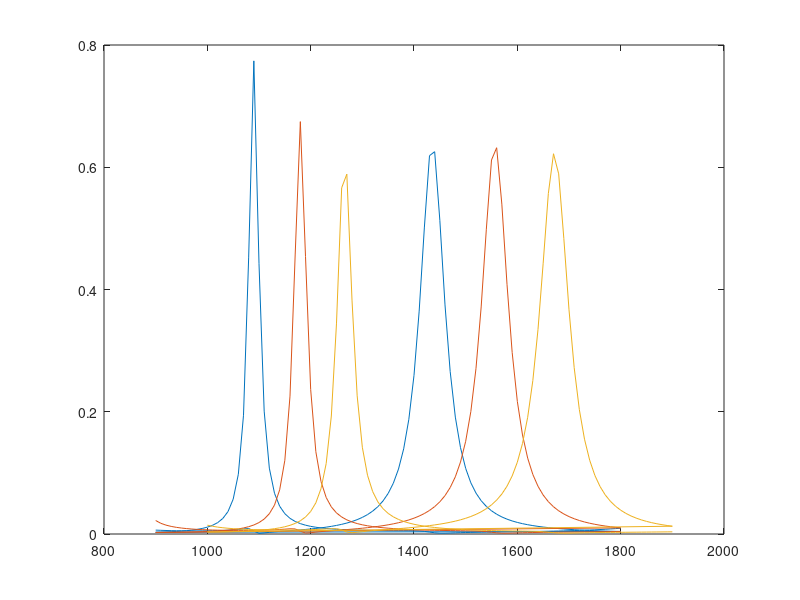

Write the MATLAB code that produced this figure.
clc;
clear all;
x=[% Model:              2.mph
% Version:            COMSOL 6.3.0.290
% Date:               Dec 20 2025, 13:47
% Dimension:          1
% Nodes:              182
% Expressions:        1
% Description:        Global
% Operating waveglength (nm) , 
900                          0.006365823799249632
910                          0.006018395224019688
920                          0.005744496582258035
930                          0.005532091593072045
940                          0.00537197379708348
949.9999999999999            0.005257218099792433
960                          0.005182785681752823
969.9999999999999            0.005145274229530167
980                          0.005142813459450679
989.9999999999999            0.005176044969136612
1000                         0.00525087576746666
1010                         0.005373057978783783
1019.9999999999999           0.005551757659705824
1030                         0.00580224061490985
1039.9999999999998           0.006150206929917235
1050                         0.0066397246065062225
1060                         0.007343817645580367
1070                         0.008330968982409563
1080                         0.008999591081438326
1090                         0.00486644568576553
1100                         0.001050893247331104
1110                         0.0017202459658669867
1120                         0.002733326190286187
1129.9999999999998           0.003559696098473052
1140                         0.004252680287582914
1149.9999999999998           0.004878582099566668
1160                         0.005482289105930407
1169.9999999999998           0.006094828866034716
1180                         0.006740090653905142
1190                         0.007438908701200135
1200                         0.008211614651564992
1210                         0.009079856128594741
1220                         0.010067757295880721
1230                         0.011199694662440073
1239.9999999999998           0.01250661358168114
1250                         0.014027593627652475
1259.9999999999998           0.015811844831751444
1270                         0.017922394323859833
1279.9999999999998           0.020441272767843705
1290                         0.023476983172728713
1300                         0.02717549148824235
1310                         0.0317367525205865
1320                         0.03744012041193814
1330                         0.04468434176311288
1340                         0.0540520271744244
1349.9999999999998           0.06641605581309172
1360                         0.08311879061831996
1369.9999999999998           0.10627715077565753
1380                         0.13929378710709647
1389.9999999999998           0.1876361658280173
1400                         0.2595880976358097
1409.9999999999998           0.36465979337832544
1420                         0.5007544623185526
1430                         0.618968076005015
1440                         0.6254628246029131
1450                         0.5131878445148988
1459.9999999999998           0.37483260939210494
1470                         0.26594692882520565
1479.9999999999998           0.19122548546416251
1490                         0.14124853103693905
1499.9999999999998           0.10735604784898545
1510                         0.08376705372627508
1519.9999999999998           0.06688420698122588
1530                         0.05447851436796636
1540                         0.04514422596872005
1550                         0.037972611728901845
1560                         0.03236073784381499
1569.9999999999998           0.027898385514788772
1580                         0.0242998535457714
1589.9999999999998           0.021361860993666566
1600                         0.018936933273562193
1609.9999999999998           0.016916183167251686
1620                         0.015208403824795665
1629.9999999999998           0.013745175980524929
1640                         0.012482418474990311
1650                         0.011385514881957796
1660                         0.010426986409094544
1670                         0.00958480287572222
1679.9999999999998           0.008841140360150058
1690                         0.008181456042488613
1699.9999999999998           0.007593791327185104
1710                         0.007068241301113665
1719.9999999999998           0.0065965468041471655
1730                         0.00617177786393284
1739.9999999999998           0.005788085901963073
1750                         0.005440508197487425
1759.9999999999998           0.005124812415304479
1770                         0.004837372106011491
1780                         0.004575066338138478
1789.9999999999998           0.004335198269976376
1800                         0.004115428686209469
900                          0.0028694998693072826
910                          0.0031060527463485873
920                          0.003395304301189954
930                          0.003751247503336158
940                          0.004192393500010132
949.9999999999999            0.004744006299895235
960                          0.005441519171435068
969.9999999999999            0.006336005374875336
980                          0.007503315017416492
989.9999999999999            0.009060045889503364
1000                         0.011191254147170399
1010                         0.014202062780720765
1019.9999999999999           0.01862506218166749
1030                         0.025453433955352395
1039.9999999999998           0.03669921361706208
1050                         0.0568935099538961
1060                         0.09771758745420488
1070                         0.19435402441604974
1080                         0.45298261092677145
1090                         0.7740475880735778
1100                         0.4421904472242737
1110                         0.20100019853981954
1120                         0.10775138588064029
1129.9999999999998           0.06659563507015098
1140                         0.04543427624993247
1149.9999999999998           0.03324244174137682
1160                         0.025611286888931186
1169.9999999999998           0.020531086828724274
1180                         0.01698673388715422
1190                         0.01442255642416205
1200                         0.012514271486340699
1210                         0.011062580921688853
1220                         0.00993909967420412
1230                         0.009052929004869367
1239.9999999999998           0.008343663219431606
1250                         0.007769934368099889
1259.9999999999998           0.007302129863707271
1270                         0.006918622706844872
1279.9999999999998           0.006603347357883868
1290                         0.00634419869208417
1300                         0.006131947304556874
1310                         0.005959483394522173
1320                         0.005821266810395131
1330                         0.005712892750093285
1340                         0.0056306871991185625
1349.9999999999998           0.005571216102888377
1360                         0.005530497927362902
1369.9999999999998           0.005502472548478011
1380                         0.0054757127214168115
1389.9999999999998           0.005426082013751128
1400                         0.0053007031439298285
1409.9999999999998           0.004989379706057534
1420                         0.004309930421860073
1430                         0.0031676922658255588
1440                         0.0019762171509764147
1450                         0.001383541205413559
1459.9999999999998           0.0013895440505551932
1470                         0.0016459525193640372
1479.9999999999998           0.0019414333517065049
1490                         0.002206704913903019
1499.9999999999998           0.002430405051649722
1510                         0.0026179589136749257
1519.9999999999998           0.0027778053350754842
1530                         0.002917609443051079
1540                         0.0030435624255356736
1550                         0.0031605199896800255
1560                         0.00327230287945373
1569.9999999999998           0.003381975288840891
1580                         0.0034920647203859935
1589.9999999999998           0.0036047274534782474
1600                         0.003721872076858184
1609.9999999999998           0.003845252843825478
1620                         0.0039755142847439865
1629.9999999999998           0.004113021746406657
1640                         0.004259054354348504
1650                         0.004414938266223146
1660                         0.004582079957099793
1670                         0.004761999304666221
1679.9999999999998           0.004956364163782474
1690                         0.00516702804223435
1699.9999999999998           0.005396072548399667
1710                         0.005645856459922383
1719.9999999999998           0.005919073578181295
1730                         0.006218822001983675
1739.9999999999998           0.006548688114588996
1750                         0.006912849488681325
1759.9999999999998           0.00731620215958531
1770                         0.007764519422245556
1780                         0.008264651652636703
1789.9999999999998           0.008824779903039991
1800                         0.009454740561129132
];
y=[% Model:              3.mph
% Version:            COMSOL 6.3.0.290
% Date:               Dec 20 2025, 13:48
% Dimension:          1
% Nodes:              182
% Expressions:        1
% Description:        Global
% Operating waveglength (nm) , 
900                          0.02206331030257099
910                          0.017509921291722876
920                          0.01451901887397179
930                          0.012427271501530847
940                          0.010898740626548857
949.9999999999999            0.009745308740240249
960                          0.008853543547778014
969.9999999999999            0.008151081144399195
980                          0.007589676021205419
989.9999999999999            0.00713759420379642
1000                         0.006777801471424214
1010                         0.006494120716375119
1019.9999999999999           0.006274241286030915
1030                         0.006109178529162514
1039.9999999999998           0.005992472310445259
1050                         0.005919675974292369
1060                         0.005888056214474344
1070                         0.005896466352485535
1080                         0.005945389203558178
1090                         0.006037013020877847
1100                         0.0061708878641239815
1110                         0.006353534654848115
1120                         0.006598741843580654
1129.9999999999998           0.006926833059917058
1140                         0.007365973935136137
1149.9999999999998           0.00794062838912215
1160                         0.008562950433189652
1169.9999999999998           0.00832557273202186
1180                         0.00455772042832389
1190                         0.001638698480763146
1200                         0.0021166754259569383
1210                         0.0030964810453322114
1220                         0.00395145924497948
1230                         0.004682580071631338
1239.9999999999998           0.005343078447487308
1250                         0.0059740049329411885
1259.9999999999998           0.006603871143055235
1270                         0.0072534792505157646
1279.9999999999998           0.007939436129731326
1290                         0.008676377766807337
1300                         0.00947842885888702
1310                         0.010360266511153838
1320                         0.01133801525491209
1330                         0.012430122198632959
1340                         0.013658327050189701
1349.9999999999998           0.015048836764988463
1360                         0.016633832297761105
1369.9999999999998           0.018453476088610782
1380                         0.020558660795548984
1389.9999999999998           0.023014857982017595
1400                         0.02590755049779538
1409.9999999999998           0.029350321856551256
1420                         0.033496370166320816
1430                         0.03855485009731485
1440                         0.044816523807612696
1450                         0.05269369548407147
1459.9999999999998           0.06278364052353479
1470                         0.0759713145682808
1479.9999999999998           0.09359804775617522
1490                         0.11773890228528096
1499.9999999999998           0.15164384535628045
1510                         0.2003498662354705
1519.9999999999998           0.2710966437903845
1530                         0.3715034807357321
1540                         0.49865799396137306
1550                         0.6119058806400013
1560                         0.6319615831615198
1569.9999999999998           0.5396921421317467
1580                         0.408542595493976
1589.9999999999998           0.29698424543379204
1600                         0.21692846413743716
1609.9999999999998           0.16202038944902053
1620                         0.12413599696992972
1629.9999999999998           0.09739389879482574
1640                         0.07806334726707911
1650                         0.06375352818699667
1660                         0.05292298097796681
1670                         0.044559990594618425
1679.9999999999998           0.037985975244929665
1690                         0.032735554616905964
1699.9999999999998           0.02848265825284727
1710                         0.02499420446764717
1719.9999999999998           0.022100477595313372
1730                         0.01967579301520861
1739.9999999999998           0.017625623369582608
1750                         0.015877863031812142
1759.9999999999998           0.014376794298087888
1770                         0.013078850045444698
1780                         0.01194959176860804
1789.9999999999998           0.010961523330895307
1800                         0.010092488162552005
900                          0.0025042351431666093
910                          0.0026035268090342065
920                          0.002681246528424393
930                          0.0027597991340653585
940                          0.002851273280039865
949.9999999999999            0.0029633043475482774
960                          0.003101809986497755
969.9999999999999            0.003272430361348306
980                          0.0034814395936709134
989.9999999999999            0.0037368097201314144
1000                         0.004049937156057076
1010                         0.004434502688069731
1019.9999999999999           0.004908485994306415
1030                         0.005496171597154405
1039.9999999999998           0.006230962036996911
1050                         0.007159722944427644
1060                         0.008349705566416185
1070                         0.00989995001946544
1080                         0.011960788213680332
1090                         0.014768469476669857
1100                         0.01870369868065279
1110                         0.02443032519234044
1120                         0.033173483583036185
1129.9999999999998           0.04735987222225635
1140                         0.07225767394150903
1149.9999999999998           0.12057612854706942
1160                         0.22560875530725394
1169.9999999999998           0.45649657997998294
1180                         0.6746476173674382
1190                         0.4539968029289899
1200                         0.236435010913837
1210                         0.1346829378833082
1220                         0.08591828898849274
1230                         0.05976782981478194
1239.9999999999998           0.04431623332433508
1250                         0.03447331424373109
1259.9999999999998           0.02782657774054471
1270                         0.02312725565276951
1279.9999999999998           0.019680154086559203
1290                         0.017074417770713435
1300                         0.015054915542372307
1310                         0.013456513697808105
1320                         0.012168510352578864
1330                         0.011114428755270904
1340                         0.010240045617982953
1349.9999999999998           0.009506036208972323
1360                         0.008883310300085365
1369.9999999999998           0.008349970855346549
1380                         0.007889281157619398
1389.9999999999998           0.00748827536490827
1400                         0.007136772036967721
1409.9999999999998           0.00682739003410722
1420                         0.006554937037647747
1430                         0.006315183096111996
1440                         0.0061045996643967265
1450                         0.005920130446468886
1459.9999999999998           0.00575891416310954
1470                         0.005617869544949753
1479.9999999999998           0.005492965372621606
1490                         0.005377805147896669
1499.9999999999998           0.005260739909563327
1510                         0.005118909830297518
1519.9999999999998           0.004906595917314534
1530                         0.004537602109142488
1540                         0.0038861102185387725
1550                         0.002908727453803025
1560                         0.0019146904640767297
1569.9999999999998           0.0013873603561407111
1580                         0.0013636458059700389
1589.9999999999998           0.0015752159078128282
1600                         0.0018334527261557095
1609.9999999999998           0.002069439171278334
1620                         0.0022694697035370087
1629.9999999999998           0.002436729451125389
1640                         0.0025780294035882088
1650                         0.002699941625032211
1660                         0.0028078632450091842
1670                         0.0029060153022715833
1679.9999999999998           0.0029976652972302535
1690                         0.0030853607230972874
1699.9999999999998           0.0031711210959614196
1710                         0.003256584312830671
1719.9999999999998           0.0033431154555739083
1730                         0.0034318874629518446
1739.9999999999998           0.0035239415299912536
1750                         0.0036202331718423377
1759.9999999999998           0.0037216682798230276
1770                         0.0038291322976075825
1780                         0.003943514795081274
1789.9999999999998           0.004065731131342695
1800                         0.004196742503870918
];
z=[% Model:              4.mph
% Version:            COMSOL 6.3.0.290
% Date:               Dec 20 2025, 13:55
% Dimension:          1
% Nodes:              182
% Expressions:        1
% Description:        Global
% Operating waveglength (nm) , 
1000                         0.014434096199698295
1010                         0.012640072382302147
1019.9999999999999           0.011279647230149101
1030                         0.010226541171666742
1039.9999999999998           0.009398810624970642
1050                         0.008741253297256798
1060                         0.00821553471467965
1070                         0.007794374476596754
1080                         0.007457983332208869
1090                         0.007191581712401229
1100                         0.006977888474826139
1110                         0.006808336794136477
1120                         0.006679684990004234
1129.9999999999998           0.0065897922345590065
1140                         0.006537552425097332
1149.9999999999998           0.006522901132260935
1160                         0.006546901825996505
1169.9999999999998           0.006611926901829271
1180                         0.0067219562399794515
1190                         0.006883008744845265
1200                         0.007103648286833315
1210                         0.007395152363412761
1220                         0.007768984404787356
1230                         0.008218869429519698
1239.9999999999998           0.008658420789150726
1250                         0.008633870516236984
1259.9999999999998           0.00672306656265888
1270                         0.003180597459091189
1279.9999999999998           0.00218705240459471
1290                         0.002929835149631844
1300                         0.003883625464314089
1310                         0.0047338388165894885
1320                         0.005479522949687978
1330                         0.006158334644797795
1340                         0.0068023765495254
1349.9999999999998           0.0074351702444214055
1360                         0.008074151570014109
1369.9999999999998           0.008733036613944395
1380                         0.00942348885026379
1389.9999999999998           0.010156268862273339
1400                         0.01094205061840776
1409.9999999999998           0.011792479237080683
1420                         0.012721063619733684
1430                         0.013743412058987712
1440                         0.014877930403718495
1450                         0.01614669520978024
1459.9999999999998           0.017576562674449694
1470                         0.019200614684403417
1479.9999999999998           0.02106008267830293
1490                         0.023206950649327086
1499.9999999999998           0.025707531708558343
1510                         0.028647456666764905
1519.9999999999998           0.03213873856892267
1530                         0.03632993477051362
1540                         0.04142100288671282
1550                         0.04768538084843901
1560                         0.055503348770196595
1569.9999999999998           0.06541322102258039
1580                         0.07819088250485794
1589.9999999999998           0.09497404138727726
1600                         0.11745433847820433
1609.9999999999998           0.1481602824450365
1620                         0.1908966672217305
1629.9999999999998           0.2510640671300977
1640                         0.33469912266984087
1650                         0.44305119132042364
1660                         0.5569532294243305
1670                         0.6221262923107294
1679.9999999999998           0.5892446059368126
1690                         0.48339621849399605
1699.9999999999998           0.3668212305590548
1710                         0.2722554489562285
1719.9999999999998           0.20355231750267452
1730                         0.15507961159112787
1739.9999999999998           0.12073887045504327
1750                         0.09599621970088777
1759.9999999999998           0.0777949635499462
1770                         0.0641218045496399
1780                         0.05364540427702245
1789.9999999999998           0.04547234140113786
1800                         0.03899179204316211
1809.9999999999998           0.033777897462456255
1820                         0.02952802553830274
1829.9999999999998           0.026023188745467704
1840                         0.023102234072663277
1849.9999999999998           0.020644709443103693
1860                         0.018559285934189824
1869.9999999999998           0.01677579903202519
1880                         0.015239687985160715
1890                         0.013908050803686513
1899.9999999999998           0.012746805130360769
1000                         0.0032345967624612224
1010                         0.0033243842462877342
1019.9999999999999           0.0034377524587938108
1030                         0.00358033246253548
1039.9999999999998           0.003757654250462321
1050                         0.003975897655319499
1060                         0.004242508890961893
1070                         0.004566830265368497
1080                         0.004960856384983075
1090                         0.00544012223231922
1100                         0.006021604739784443
1110                         0.006731143883536936
1120                         0.007606250948971105
1129.9999999999998           0.008698839863378811
1140                         0.010082310737958773
1149.9999999999998           0.011862954278585205
1160                         0.014198922062675255
1169.9999999999998           0.01733297027816382
1180                         0.02165141166409162
1190                         0.027795506695535453
1200                         0.0368838986365864
1210                         0.05098531408657452
1220                         0.07418932696547889
1230                         0.11514519838815236
1239.9999999999998           0.19305802597884741
1250                         0.34500488877561236
1259.9999999999998           0.5664585436397602
1270                         0.5887068379114221
1279.9999999999998           0.3826308494455433
1290                         0.2260213316794638
1300                         0.1419010095514657
1310                         0.09614545688692504
1320                         0.06940107063987712
1330                         0.05263093635701178
1340                         0.04147751758406109
1349.9999999999998           0.03369502599059933
1360                         0.028047467716605937
1369.9999999999998           0.023814134371580108
1380                         0.020553486895240027
1389.9999999999998           0.017983388700938296
1400                         0.01591691151069331
1409.9999999999998           0.014228149478386638
1420                         0.0128301721943604
1430                         0.011660011034900148
1440                         0.010671115796498834
1450                         0.009828479872853258
1459.9999999999998           0.009105374949477931
1470                         0.008481116035636034
1479.9999999999998           0.007939501525718517
1490                         0.007467704716260562
1499.9999999999998           0.007055472690615831
1510                         0.00669453744687619
1519.9999999999998           0.006378174700865554
1530                         0.006100864767002499
1540                         0.005858021027384547
1550                         0.005645756400167227
1560                         0.005460656769634344
1569.9999999999998           0.005299520126332413
1580                         0.005158994950482062
1589.9999999999998           0.005034997751110915
1600                         0.00492168121649836
1609.9999999999998           0.0048095166430855985
1620                         0.004679678773615179
1629.9999999999998           0.004499200702891978
1640                         0.004213129623381534
1650                         0.0037394937469736444
1660                         0.0030170723030750685
1670                         0.002158886816607345
1679.9999999999998           0.0015102703132749442
1690                         0.0012904859970221487
1699.9999999999998           0.0013840636386149147
1710                         0.001596921399706522
1719.9999999999998           0.0018211609875018499
1730                         0.0020199172449768834
1739.9999999999998           0.0021872087936787277
1750                         0.002326942738807148
1759.9999999999998           0.002445022433668432
1770                         0.0025468959589040564
1780                         0.0026370092230475106
1789.9999999999998           0.0027188475528312156
1800                         0.0027951187381449923
1809.9999999999998           0.002867938531193603
1820                         0.0029389833044244193
1829.9999999999998           0.0030096072234313135
1840                         0.0030809299787485467
1849.9999999999998           0.003153902151751907
1860                         0.0032293542043004527
1869.9999999999998           0.0033080336767531016
1880                         0.0033906339690505435
1890                         0.0034778171562248063
1899.9999999999998           0.00357023261998831
];
figure
plot(x(:,1),x(:,2))
hold
plot(y(:,1),y(:,2))
plot(z(:,1),z(:,2))
